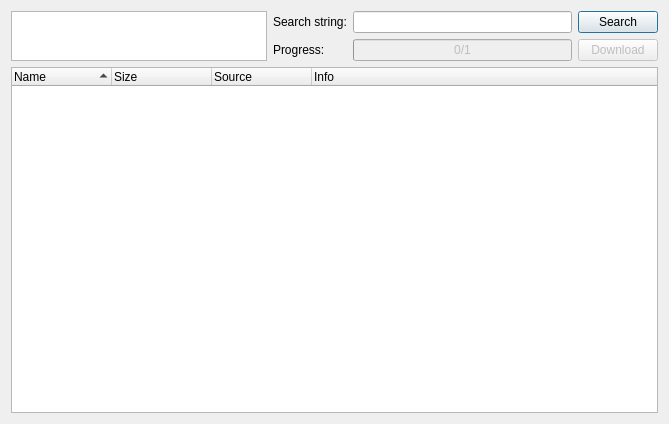
<?xml version="1.0" encoding="UTF-8"?>
<ui version="4.0">
 <class>FileSharingSearch</class>
 <widget class="QWidget" name="FileSharingSearch">
  <property name="geometry">
   <rect>
    <x>0</x>
    <y>0</y>
    <width>669</width>
    <height>424</height>
   </rect>
  </property>
  <property name="windowTitle">
   <string>File sharing search</string>
  </property>
  <layout class="QGridLayout" name="gridLayout">
   <item row="0" column="0" rowspan="2">
    <widget class="QListWidget" name="listEngines">
     <property name="sizePolicy">
      <sizepolicy hsizetype="Minimum" vsizetype="Ignored">
       <horstretch>0</horstretch>
       <verstretch>0</verstretch>
      </sizepolicy>
     </property>
    </widget>
   </item>
   <item row="0" column="1">
    <widget class="QLabel" name="label">
     <property name="text">
      <string>Search string:</string>
     </property>
    </widget>
   </item>
   <item row="0" column="2">
    <widget class="QLineEdit" name="lineExpr"/>
   </item>
   <item row="0" column="3">
    <widget class="QPushButton" name="pushSearch">
     <property name="text">
      <string>Search</string>
     </property>
     <property name="autoDefault">
      <bool>true</bool>
     </property>
     <property name="default">
      <bool>true</bool>
     </property>
    </widget>
   </item>
   <item row="1" column="1">
    <widget class="QLabel" name="label_2">
     <property name="text">
      <string>Progress:</string>
     </property>
    </widget>
   </item>
   <item row="1" column="2">
    <widget class="QProgressBar" name="progressBar">
     <property name="enabled">
      <bool>false</bool>
     </property>
     <property name="maximum">
      <number>1</number>
     </property>
     <property name="value">
      <number>0</number>
     </property>
     <property name="format">
      <string>%v/%m</string>
     </property>
    </widget>
   </item>
   <item row="1" column="3">
    <widget class="QPushButton" name="pushDownload">
     <property name="enabled">
      <bool>false</bool>
     </property>
     <property name="text">
      <string>Download</string>
     </property>
    </widget>
   </item>
   <item row="2" column="0" colspan="4">
    <widget class="QTreeWidget" name="treeResults">
     <property name="contextMenuPolicy">
      <enum>Qt::CustomContextMenu</enum>
     </property>
     <property name="selectionMode">
      <enum>QAbstractItemView::ExtendedSelection</enum>
     </property>
     <property name="rootIsDecorated">
      <bool>false</bool>
     </property>
     <property name="uniformRowHeights">
      <bool>true</bool>
     </property>
     <property name="sortingEnabled">
      <bool>true</bool>
     </property>
     <property name="allColumnsShowFocus">
      <bool>true</bool>
     </property>
     <property name="columnCount">
      <number>4</number>
     </property>
     <column>
      <property name="text">
       <string>Name</string>
      </property>
     </column>
     <column>
      <property name="text">
       <string>Size</string>
      </property>
     </column>
     <column>
      <property name="text">
       <string>Source</string>
      </property>
     </column>
     <column>
      <property name="text">
       <string>Info</string>
      </property>
     </column>
    </widget>
   </item>
  </layout>
 </widget>
 <tabstops>
  <tabstop>lineExpr</tabstop>
  <tabstop>listEngines</tabstop>
  <tabstop>pushSearch</tabstop>
  <tabstop>pushDownload</tabstop>
  <tabstop>treeResults</tabstop>
 </tabstops>
 <resources/>
 <connections>
  <connection>
   <sender>treeResults</sender>
   <signal>doubleClicked(QModelIndex)</signal>
   <receiver>pushDownload</receiver>
   <slot>click()</slot>
   <hints>
    <hint type="sourcelabel">
     <x>534</x>
     <y>177</y>
    </hint>
    <hint type="destinationlabel">
     <x>631</x>
     <y>52</y>
    </hint>
   </hints>
  </connection>
  <connection>
   <sender>lineExpr</sender>
   <signal>returnPressed()</signal>
   <receiver>pushSearch</receiver>
   <slot>click()</slot>
   <hints>
    <hint type="sourcelabel">
     <x>455</x>
     <y>21</y>
    </hint>
    <hint type="destinationlabel">
     <x>606</x>
     <y>21</y>
    </hint>
   </hints>
  </connection>
 </connections>
</ui>
